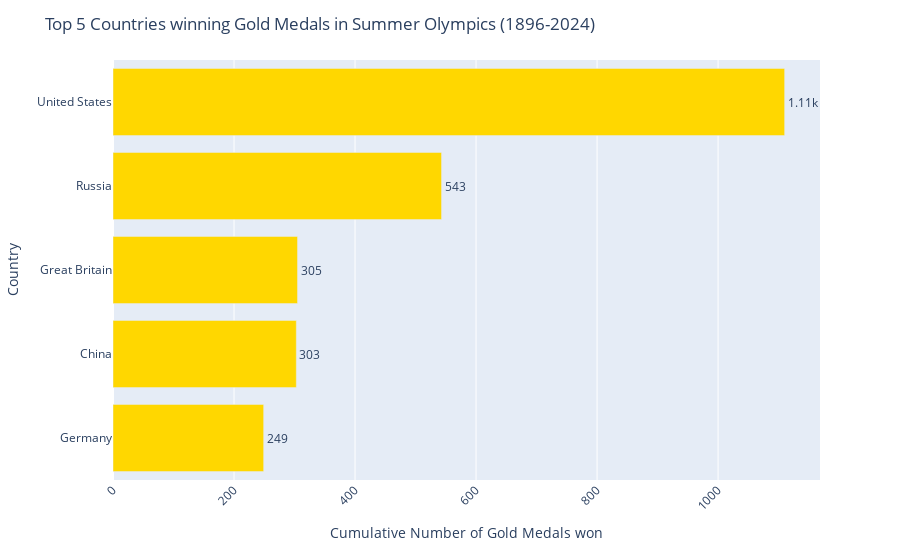

The cell this chart's notebook holds for it:
### Code cell
fig = px.bar(summary_df, y='country', x='gold_sum', text = 'gold_sum', orientation='h', hover_data=['silver_sum', 'bronze_sum', 'total_sum'])
fig.update_traces(texttemplate='%{text:.3s}', textposition='outside', marker_color='#FFD700') # places the annotation above the bar and set color to gold
fig.update_layout(uniformtext_minsize=8)
fig.update_layout(xaxis_tickangle=-45)
fig.update_layout(title = 'Top 5 Countries winning Gold Medals in Summer Olympics (1896-2024)', xaxis_title='Cumulative Number of Gold Medals won', yaxis_title='Country')
fig.show()

#save image as svg file
fig.write_image("visualizations/fig.svg", width=1000, height = 350, engine='orca')

### Figure 1 — Plotly figure (JSON) as saved in the notebook; plotly's stock layout.template omitted (floating-point values rounded to 4 significant figures)
{"data": [{"alignmentgroup": "True", "customdata": [[277, 298, 824], [226, 198, 727], [345, 342, 992], [449, 449, 1441], [885, 786, 2781]], "hovertemplate": "gold_sum=%{text}<br>country=%{y}<br>silver_sum=%{customdata[0]}<br>bronze_sum=%{customdata[1]}<br>total_sum=%{customdata[2]}<extra></extra>", "legendgroup": "", "marker": {"color": "#FFD700", "pattern": {"shape": ""}}, "name": "", "offsetgroup": "", "orientation": "h", "showlegend": false, "text": [249, 303, 305, 543, 1110], "textposition": "outside", "texttemplate": "%{text:.3s}", "type": "bar", "x": [249, 303, 305, 543, 1110], "xaxis": "x", "y": ["Germany", "China", "Great Britain", "Russia", "United States"], "yaxis": "y"}], "layout": {"barmode": "relative", "legend": {"tracegroupgap": 0}, "margin": {"t": 60}, "title": {"text": "Top 5 Countries winning Gold Medals in Summer Olympics (1896-2024)"}, "uniformtext": {"minsize": 8}, "xaxis": {"anchor": "y", "domain": [0, 1], "tickangle": -45, "title": {"text": "Cumulative Number of Gold Medals won"}}, "yaxis": {"anchor": "x", "domain": [0, 1], "title": {"text": "Country"}}}}
